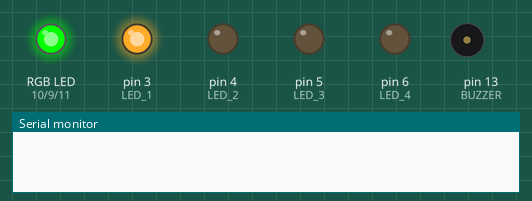
Recording of a sketch running on a simulated Arduino Uno, built with avr-gcc and run on an emulated ATmega328P. Parts: an RGB LED mixed from three pins (HIGH = lit), output pins drawn as LEDs (lit = HIGH), buzzer (waves = sounding, pin HIGH), the last lines printed to the serial monitor.

Above: at 0.1 s.
At 0.55 s:
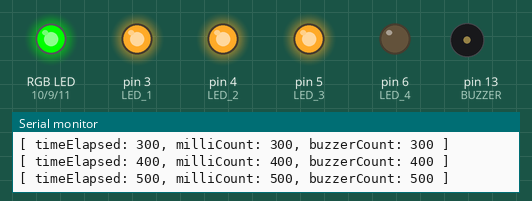
At 10.04 s:
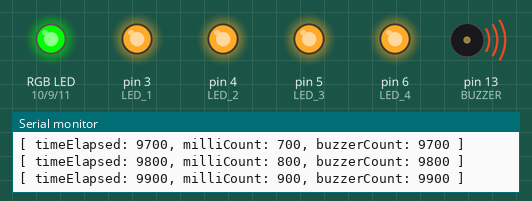
At 19.98 s:
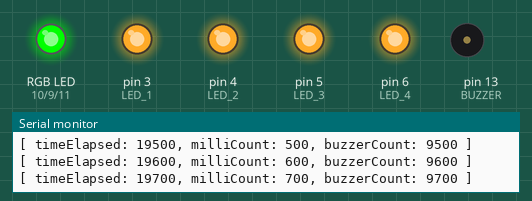
At 39.67 s:
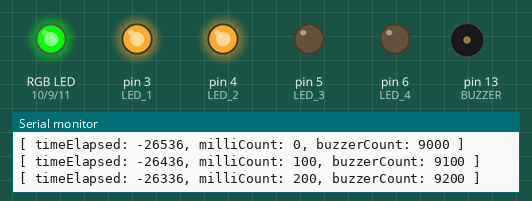
Timing chart, 0 to 40.0 s (numbered marks = the images above):
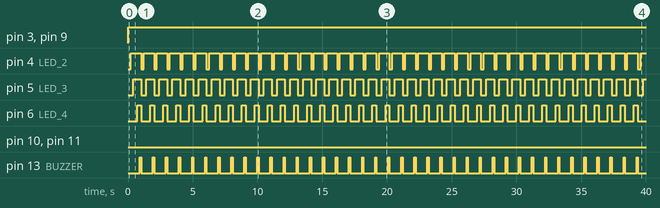

Measured:
- by itself, pin 3 (LED_1), pin 9 (RGB_green): LOW → HIGH at 0.00 s
- by itself, pin 4 (LED_2): alternates HIGH for 0.81 s and LOW for 0.20 s
- by itself, pin 5 (LED_3): alternates HIGH for 0.61 s and LOW for 0.40 s
- by itself, pin 6 (LED_4): alternates HIGH for 0.30 s and LOW for 0.71 s
- by itself, pin 13 (BUZZER): alternates HIGH for 0.10 s and LOW for 0.91 s

The sketch:

intime.ino
```cpp
// Channels of RGB LED
#define RGB_red 10
#define RGB_green 9
#define RGB_blue 11

// LEDs representing 250 millisecond intervals
#define LED_1 3
#define LED_2 4
#define LED_3 5
#define LED_4 6

// The buzzer
#define BUZZER 13

// Various counters
int timeElapsed = 0; // Total time elapsed
int milliCount = 0; // Milliseconds elapsed in a second, resets at 1000
int buzzerCount = 0; // Milliseconds elapsed over a 10 seconds period, resets at 10000

//
bool isCounting = true;

// Time until auto stop
int timeLimit = 60000;

void setup() {
  // Setup output for Channels of RGB LED
  pinMode(RGB_red, OUTPUT);
  pinMode(RGB_green, OUTPUT);
  pinMode(RGB_blue, OUTPUT);

  // Setup output for 250 milli. LEDs
  pinMode(LED_1, OUTPUT);
  pinMode(LED_2, OUTPUT);
  pinMode(LED_3, OUTPUT);
  pinMode(LED_4, OUTPUT);

  // Setup output for buzzer
  pinMode(BUZZER, OUTPUT);

  Serial.begin(9600);
}

void loop() {
  if(isCounting){
    setRGB(0, 255, 0);
    timeElapsed += 100;
    milliCount += 100;
    buzzerCount += 100;

    // Colouring the four LEDs
    if(milliCount >= 0 && milliCount <=249){
      setFourLED(1);
    }
    else if(milliCount >= 250 && milliCount <=499){
      setFourLED(2);
    }
    else if(milliCount >= 500 && milliCount <=749){
      setFourLED(3);
    }
    else if(milliCount >= 750 && milliCount <=1000){
      setFourLED(4);
    }

    // Controlling the buzzer
    if(buzzerCount == 1000 ||
      buzzerCount == 2000 ||
      buzzerCount == 3000 ||
      buzzerCount == 4000 ||
      buzzerCount == 5000 ||
      buzzerCount == 6000 ||
      buzzerCount == 7000 ||
      buzzerCount == 8000 ||
      buzzerCount == 9000) {
      analogWrite(BUZZER, 150);
    }
    else if(buzzerCount == 10000){
      analogWrite(BUZZER, 255);
    }
    else {
      analogWrite(BUZZER, 0);
    }

    // Checking the values of variables
    if(milliCount == 1000){
      milliCount = 0;
    }
    if(buzzerCount == 10000){
      buzzerCount = 0;
    }

    // Has the timer finished counting
    if(timeElapsed == timeLimit){
      isCounting = false;
      setRGB(255, 0, 0);
      delay(500);
      buzzerCount = 0;
      setRGB(0, 0, 0);
      delay(500);
      setRGB(0, 0, 255);
      Serial.println("Timer has finished counting");
    }
    else {
      delay(100);
      Serial.println("[ timeElapsed: " + String(timeElapsed) + ", milliCount: " + String(milliCount) + ", buzzerCount: " + String(buzzerCount) + " ]");
    }
  }
  else {
    setRGB(0, 0, 255);
  }
}

void setRGB(int a, int b, int c){
  analogWrite(RGB_red, a);
  analogWrite(RGB_green, b);
  analogWrite(RGB_blue, c);
}

void setFourLED(int i){
  if(i == 1){
    digitalWrite(LED_1, HIGH);
    digitalWrite(LED_2, LOW);
    digitalWrite(LED_3, LOW);
    digitalWrite(LED_4, LOW);
  }
  else if(i == 2){
    digitalWrite(LED_1, HIGH);
    digitalWrite(LED_2, HIGH);
    digitalWrite(LED_3, LOW);
    digitalWrite(LED_4, LOW);
  }
  else if(i == 3){
    digitalWrite(LED_1, HIGH);
    digitalWrite(LED_2, HIGH);
    digitalWrite(LED_3, HIGH);
    digitalWrite(LED_4, LOW);
  }
  else if(i == 4){
    digitalWrite(LED_1, HIGH);
    digitalWrite(LED_2, HIGH);
    digitalWrite(LED_3, HIGH);
    digitalWrite(LED_4, HIGH);
  }
}
```
